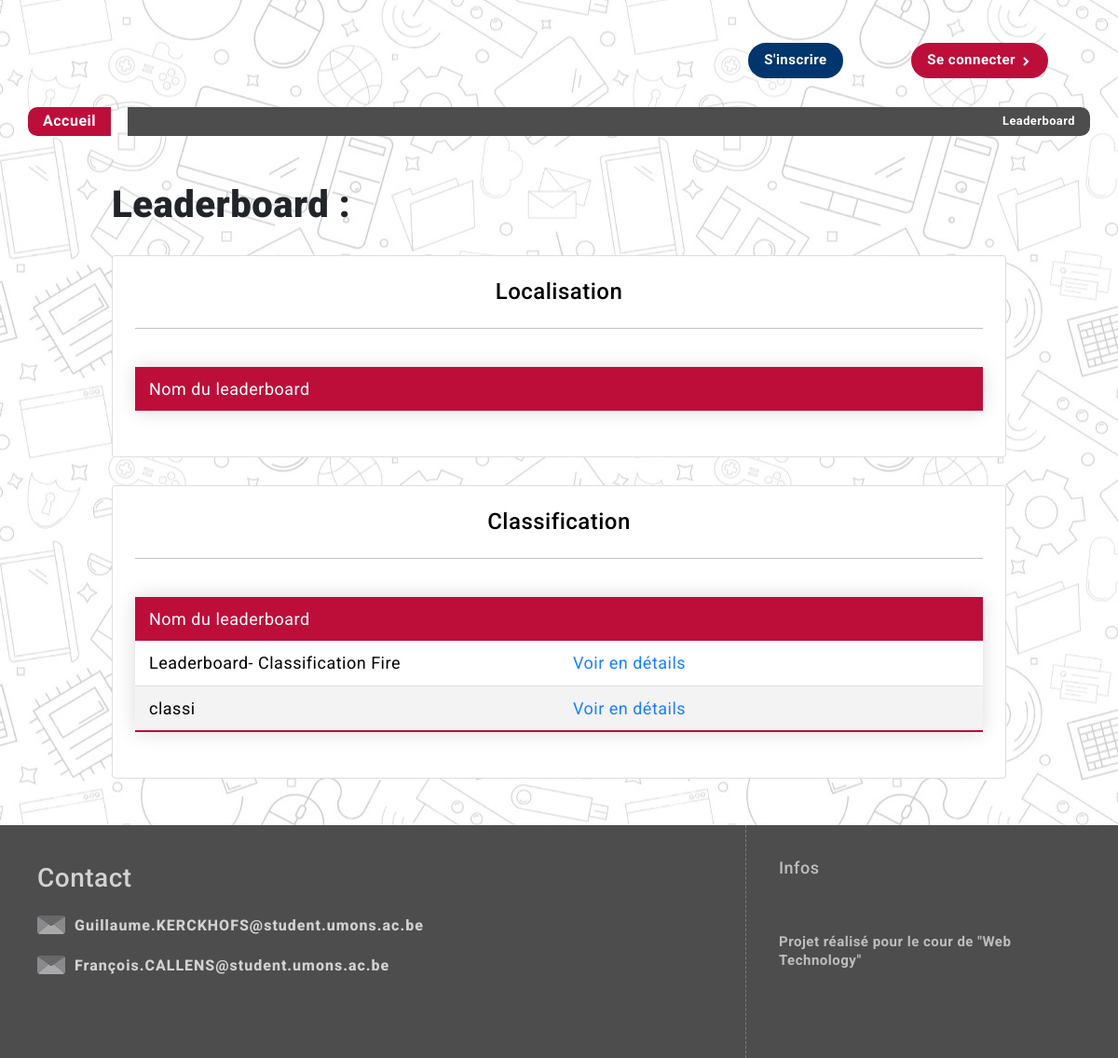
The app's page /, older data.
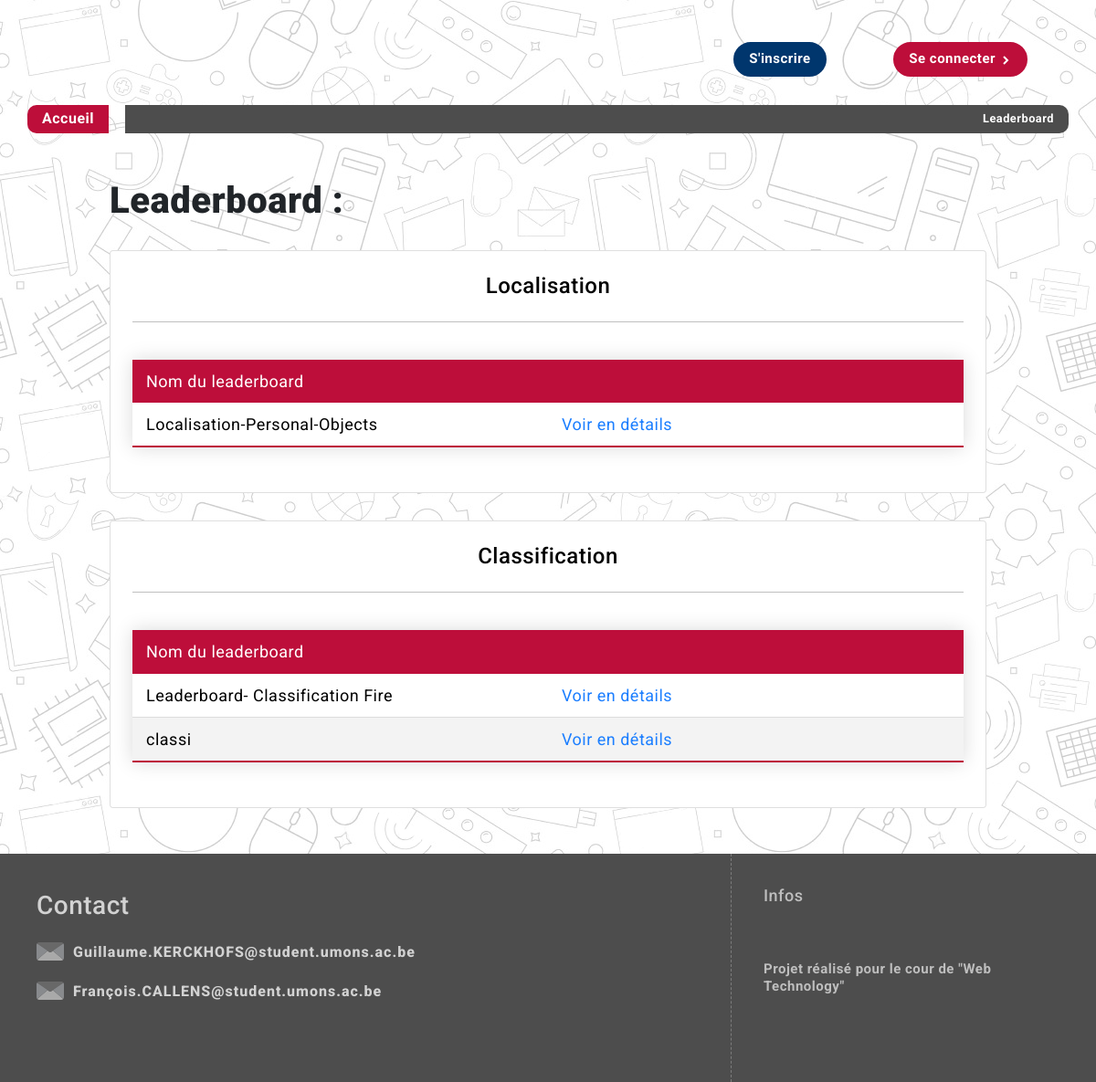
The same page, newer data.
### boards/models.py (models this page shows)
class Boards(models.Model):
    name=models.CharField(max_length=150,unique=True)
    description = models.TextField(blank=True)
    createdAt = models.DateField(default=datetime.now, blank=True)
    closingDate = models.DateField(blank=True)
    category=models.ForeignKey(Category, on_delete=models.CASCADE)

### gui/views.py (the view)
# urls.py: path('', homeView),
def homeView(request):
	localisation,classification=getBoards()
	return render(request,'gui/HTML/home.html',context={"localisation":localisation,"classification":classification})

### gui/views.py (called while the page is built)
def getBoards():
	localisation=[]
	classification=[]
	boards=Boards.objects.all()
	for b in boards:
		if b.category.category==1:
			localisation.append(b)
		elif b.category.category==2:
			classification.append(b)
	return localisation,classification

### templates/gui/HTML/Home.html (shortened to what this page needs)
{% extends "gui/HTML/base.html" %}
{% load bootstrap5 %}
{% block content %}
<div id="landing_top" {% if not slider_images %} class="FULL-LANDINGTOP" {% endif %}>
	<div>
		<div>
			<h1>
				Leaderboard :
			</h1>
		</div>
	</div>
	<div class="card p-4">
		<h4 class="card-title font-weight-bold text-center">Localisation</h4>
		<hr>
		<div class="card-text">
			<table>
				<thead>
					<tr>
						<td>Nom du leaderboard</td>
						<td>&nbsp</td>
					</tr>
				</thead>
				{% for b in localisation %}
						<tr>
							<td>{{b.name}} </td>
							<td><a href="{% url 'boardProfil' b.id %}"> Voir en détails </a></td>
						</tr>
				{% endfor %}
			</table>
		</div>
	</div>
	<div class="card p-4">
		<h4 class="card-title font-weight-bold text-center">Classification</h4>
		<hr>
		<div class="card-text">
			<table>
				<thead>
					<tr>
						<td>Nom du leaderboard</td>
						<td>&nbsp</td>
					</tr>
				</thead>
				{% for b in classification %}
						<tr>
							<td>{{b.name}} </td>
							<td><a href="{% url 'boardProfil' b.id %}"> Voir en détails </a></td>
						</tr>
				{% endfor %}
			</table>
		</div>
	</div>
</div>
{% endblock %}

Row changes from the older to the newer data that the page shows:
added Boards: name "Localisation-Personal-Objects", shown under "Localisation"
